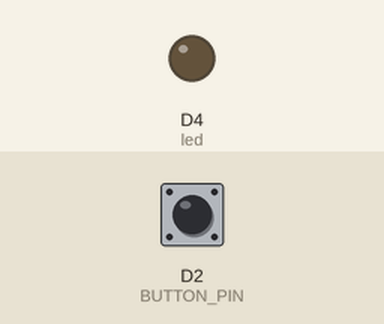
This sketch was run on a simulated ESP8266 (NodeMCU). Parts: output pins drawn as LEDs (lit = HIGH). Inputs (shaded band) come from the test bench; at power-on: D2 (BUTTON_PIN) HIGH. What the sketch prints to the serial monitor is not drawn.

Above: at 1.2 s.
1.3 s: D2 (BUTTON_PIN) pulled LOW for 0.15 s
At 2.1 s:
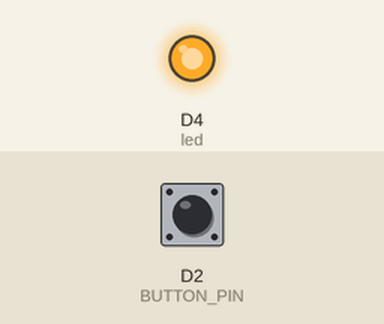
2.9 s: D2 (BUTTON_PIN) pulled LOW for 1 s
At 3.3 s:
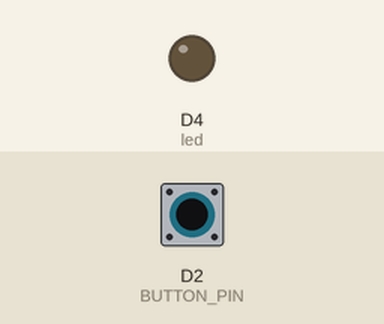
5.4 s: D2 (BUTTON_PIN) pulled LOW for 3.2 s
At 6.4 s:
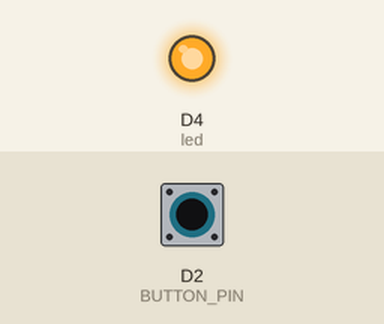
Timing chart, 0 to 8.4 s (numbered marks = the images above; inputs shaded):
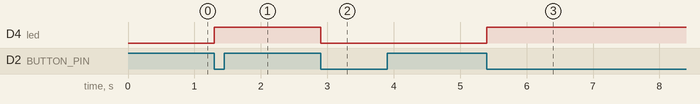

Measured:
- after the input at 1.3 s, D4 (led): LOW → HIGH at once
- after the input at 2.9 s, D4 (led): HIGH → LOW at once
- after the input at 5.4 s, D4 (led): LOW → HIGH at once

The sketch:

LED_Button.ino
```cpp
// Pin connected to the button
#define BUTTON_PIN D2


// Variable to store the button state
int buttonState = HIGH;

// Variable to store the previous button state
int lastButtonState = HIGH;


const int led = LED_BUILTIN;

// Variable to store the LED state
bool ledState = LOW;


void setup(void) {

  pinMode(led, OUTPUT);
  digitalWrite(led, 0);
  Serial.begin(115200);
  Serial.println("started");

}

void loop(void) {
  buttonState = digitalRead(BUTTON_PIN);

  // check if the button state has changed
  if (buttonState != lastButtonState) {
    // if it has, toggle the LED state
    if (buttonState == LOW) {
      ledState = !ledState;
      digitalWrite(led, ledState);
    }
  }

  lastButtonState = buttonState;

}
```
